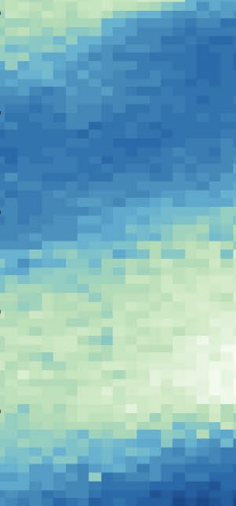
%> input picture graphenemap.png, 236 x 506 px
$ octave MATBGinhomo.m   (GNU Octave 9; MATLAB toolbox functions it lacks are replaced by stand-ins)
%> lines starting %> are read from the running program, lines starting %| are printed output that depends on the picture
%Take 2d color map of MATBG twist angle spacial distribution and convert to
%a distribution in the necessary gate voltage values to reach moire cell
%3/4 filling

%img from: Pierce, A.T., Xie, Y., Park, J.M. et al. Unconventional sequence
%of correlated Chern insulators in magic-angle twisted bilayer graphene. Nat.
%Phys. 17, 1210–1215 (2021). https://doi.org/10.1038/s41567-021-01347-4

RGB = imread('graphenemap.png');
%> RGB is the input picture: size 506x236x3 uint8; mean R, G, B 120.7, 175, 189.2
imshow(RGB)
I = rgb2gray(RGB);
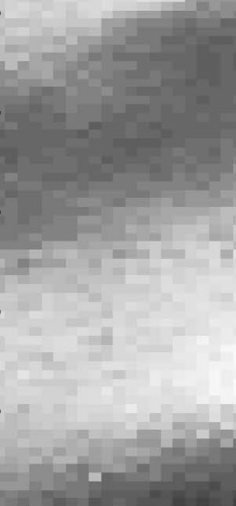
%> I: size 506x236 uint8; min 64, max 251, mean 160.4
figure
imshow(I)
figure;
imhist(I);
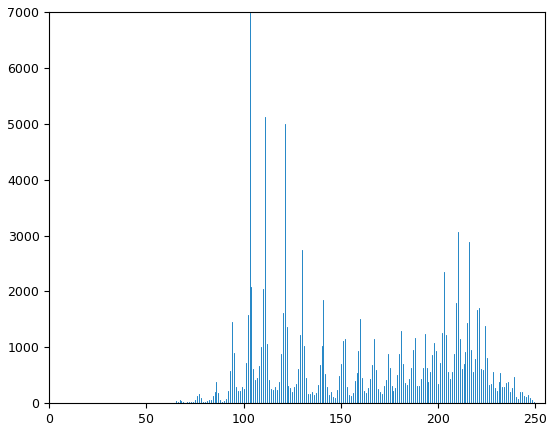
%> figure redrawn from the program's plot data; highest point at x = 103, y = 6989

%get twist angle distribution
[intensity_counts, intensity_values] = imhist(I);
%> intensity_counts = 256 values, max 6989 at index 104, min 0 at index 1, mean 466.5; intensity_values = 256 values from 0 to 255
intensity_max= max(intensity_values);
%> intensity_max = 255
normint=intensity_values/intensity_max;
%> normint = 256 values from 0 to 1
angles=1.06+normint*0.02;
%> angles = 256 values from 1.06 to 1.08

bar(angles, intensity_counts);
xlabel('Twist Angle (deg)');
ylabel('Counts');
title('Histogram');
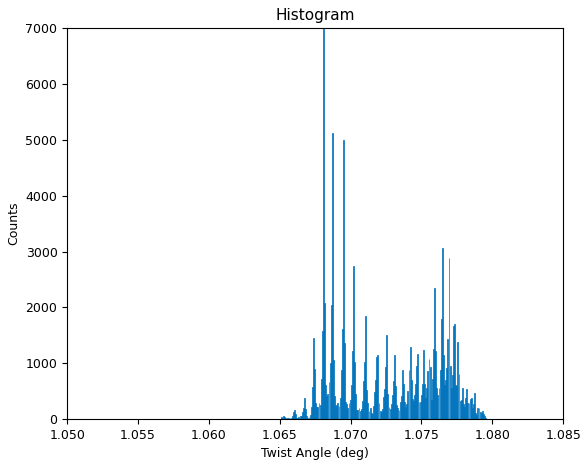
%> figure redrawn from the program's plot data; tallest bar 6989 high, from x = 1.07 to 1.07

%convert to full filling local carrier density, a is the lattice constant
doc2=[];
a=0.246*10^(-7);
for i=1:256
   doc2=[doc2, (8/sqrt(3))*((angles(i)/a)*(pi/180))^2];
end
%> this loop made 256 passes
%> doc2 on passes 1 to 3: 2.61e+12, [2.61e+12 2.61e+12], [2.61e+12 2.61e+12 2.61e+12]
%> after the loop, doc2 = 256 values from 2.61e+12 to 2.71e+12

doc=double(doc2);
%> doc = 256 values from 2.61e+12 to 2.71e+12
bar(doc, intensity_counts);
xlabel('n_s (cm^{-2})');
ylabel('Counts');
title('Histogram');
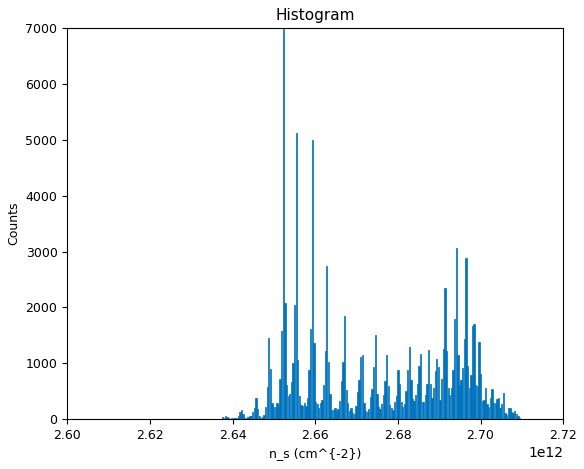
%> figure redrawn from the program's plot data; tallest bar 6989 high, from x = 2.65e+12 to 2.65e+12

%get distribution of gate voltage corresponding to 3/4 filling, e is
%electron charge, C is the approximate capacitance of the device
e=1.6*10^(-19);
C=49.23*10^(-9);
V_34=doc*e*0.75/C;
%> V_34 = 256 values from 6.37 to 6.61
bar(V_34, intensity_counts);
xlabel('gate voltage (V)');
ylabel('Counts');
title('Histogram');
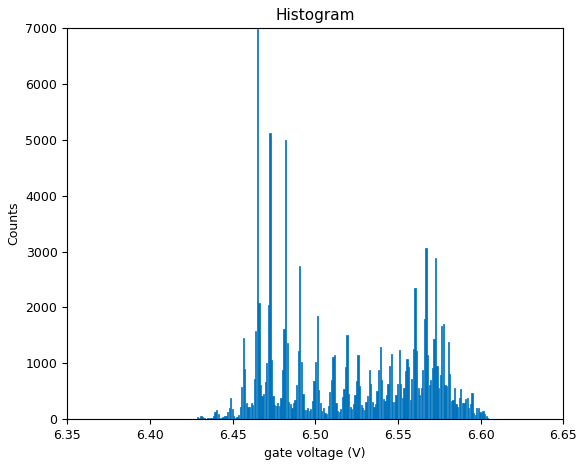
%> figure redrawn from the program's plot data; tallest bar 6989 high, from x = 6.46 to 6.47

%compute average gate voltage to get to 3/4 filling
z=0;
x=0;
for i=1:256
    z=z+intensity_counts(i);
    x=x+intensity_counts(i)*V_34(i);
end
%> after the loop, x = 778560; z = 119416
V_avg=x/z;
%> V_avg = 6.52
fprintf('average V_g to get to 3/4 filling [V]:')
disp(V_avg)
%| average V_g to get to 3/4 filling [V]:6.5197
